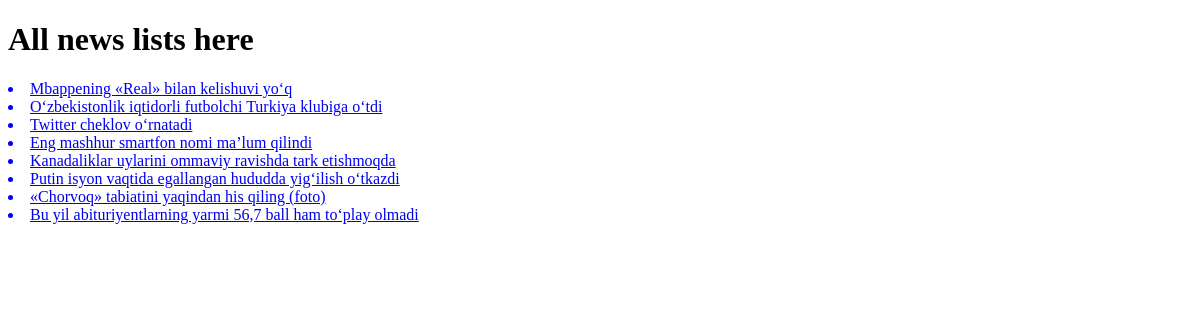
Before: /all/ with the older database file.
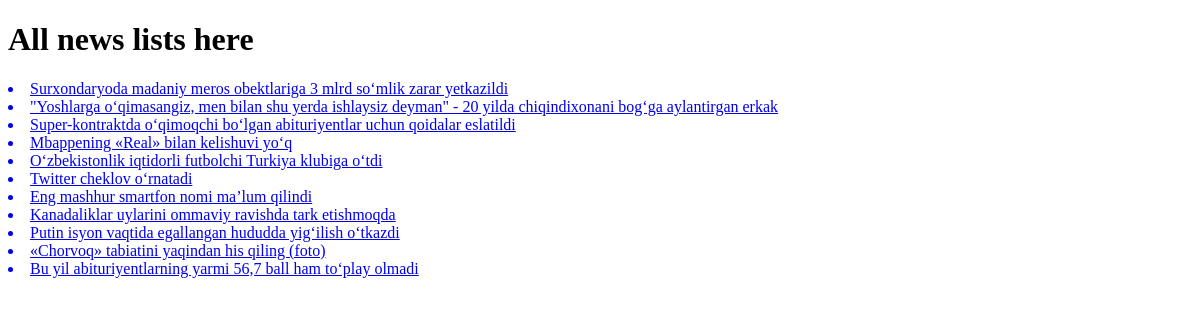
After: the same page with the newer database file.
### news_app/models.py (models this page shows, shortened)
class News(models.Model):
    class Status(models.TextChoices):
        Draft="DF","Draft"
        Published="PB","Published"
    title = models.CharField(max_length=250)
    slug = models.SlugField(max_length=250)
    body=models.TextField()
    image=models.ImageField(upload_to='news/images')
    category=models.ForeignKey(Category,on_delete=models.CASCADE)
    published_time=models.DateTimeField(default=timezone.now)
    created_time=models.DateTimeField(auto_now_add=True)
    updated_time=models.DateTimeField(auto_now=True)
    status=models.CharField(max_length=2,choices=Status.choices,default=Status.Draft)
    objects=models.Manager()# default manager
    published=PublishedManager()
    class Meta():
        ordering=["-published_time"]

### news_app/views.py (the view)
# urls.py: path('all/', news_list, name='news_list'),
def news_list(request):
    news_lists = News.published.all()  # 2-usul
    context = {
        "news_lists": news_lists
    }
    return render(request, 'news/news_list.html', context=context)

### news_app/context_processor.py (called while the page is built)
def latest_news(request):
    latest_news=News.published.all().order_by('-published_time')[:10]
    context={
        'latest_news':latest_news
    }
    return context

### news_app/models.py (called while the page is built)
    def get_queryset(self):
        return super().get_queryset().filter(status=News.Status.Published)

### template/news/news_list.html (shortened to what this page needs)
<!DOCTYPE html>
<html lang="en">
<head>
</head>
<body>
    <h1>All news lists here</h1>
    {% for news in news_lists %}
        <a href="{% url 'news_detail' news.pk %}">
            <li>{{ news.title }}</li>
        </a>
    {% endfor %}
</body>
</html>

Changed rows visible on the page:
added News: title "Surxondaryoda madaniy meros obektlariga 3 mlrd so‘mlik zarar yetkazildi"
added News: title "\"Yoshlarga o‘qimasangiz, men bilan shu yerda ishlaysiz deyman\" - 20 yilda chiqindixonani bog‘ga aylantirgan erkak"
added News: title "Super-kontraktda o‘qimoqchi bo‘lgan abituriyentlar uchun qoidalar eslatildi"
